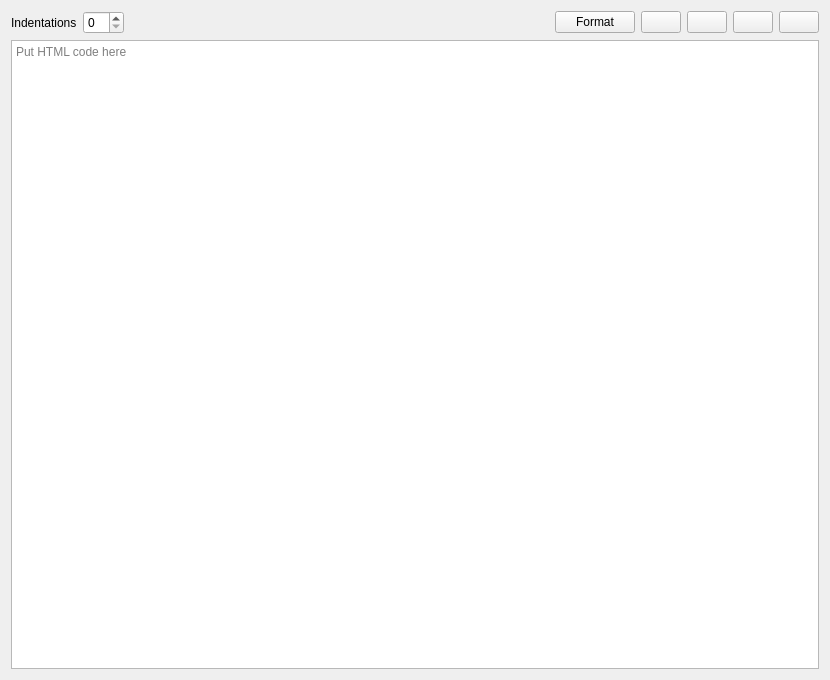
<?xml version="1.0" encoding="UTF-8"?>
<ui version="4.0">
 <class>HTMLFormatterWidget</class>
 <widget class="QWidget" name="HTMLFormatterWidget">
  <property name="geometry">
   <rect>
    <x>0</x>
    <y>0</y>
    <width>830</width>
    <height>680</height>
   </rect>
  </property>
  <property name="windowTitle">
   <string>Form</string>
  </property>
  <property name="locale">
   <locale language="English" country="UnitedStates"/>
  </property>
  <layout class="QVBoxLayout" name="verticalLayout">
   <item>
    <layout class="QHBoxLayout" name="horizontalLayout">
     <item>
      <widget class="QLabel" name="label">
       <property name="text">
        <string>Indentations</string>
       </property>
      </widget>
     </item>
     <item>
      <widget class="QSpinBox" name="spinBox"/>
     </item>
     <item>
      <spacer name="horizontalSpacer">
       <property name="orientation">
        <enum>Qt::Orientation::Horizontal</enum>
       </property>
       <property name="sizeHint" stdset="0">
        <size>
         <width>40</width>
         <height>20</height>
        </size>
       </property>
      </spacer>
     </item>
     <item>
      <widget class="QPushButton" name="formatButton">
       <property name="text">
        <string>Format</string>
       </property>
      </widget>
     </item>
     <item>
      <widget class="QPushButton" name="openButton">
       <property name="toolTip">
        <string>Open</string>
       </property>
       <property name="text">
        <string/>
       </property>
       <property name="icon">
        <iconset theme="QIcon::ThemeIcon::DocumentOpen"/>
       </property>
      </widget>
     </item>
     <item>
      <widget class="QPushButton" name="copyButton">
       <property name="toolTip">
        <string>Copy</string>
       </property>
       <property name="text">
        <string/>
       </property>
       <property name="icon">
        <iconset theme="QIcon::ThemeIcon::EditCopy"/>
       </property>
      </widget>
     </item>
     <item>
      <widget class="QPushButton" name="pasteButton">
       <property name="toolTip">
        <string>Paste</string>
       </property>
       <property name="text">
        <string/>
       </property>
       <property name="icon">
        <iconset theme="QIcon::ThemeIcon::EditPaste"/>
       </property>
      </widget>
     </item>
     <item>
      <widget class="QPushButton" name="clearButton">
       <property name="toolTip">
        <string>Clear</string>
       </property>
       <property name="text">
        <string/>
       </property>
       <property name="icon">
        <iconset theme="QIcon::ThemeIcon::EditClear"/>
       </property>
      </widget>
     </item>
    </layout>
   </item>
   <item>
    <widget class="QPlainTextEdit" name="plainTextEdit">
     <property name="placeholderText">
      <string>Put HTML code here</string>
     </property>
    </widget>
   </item>
  </layout>
 </widget>
 <resources/>
 <connections/>
</ui>
